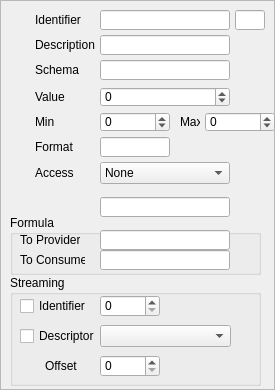
<?xml version="1.0" encoding="UTF-8"?>
<ui version="4.0">
 <class>IntegerView</class>
 <widget class="QFrame" name="IntegerView">
  <property name="geometry">
   <rect>
    <x>0</x>
    <y>0</y>
    <width>275</width>
    <height>390</height>
   </rect>
  </property>
  <property name="sizePolicy">
   <sizepolicy hsizetype="Fixed" vsizetype="Fixed">
    <horstretch>0</horstretch>
    <verstretch>0</verstretch>
   </sizepolicy>
  </property>
  <property name="windowTitle">
   <string>Frame</string>
  </property>
  <property name="frameShape">
   <enum>QFrame::StyledPanel</enum>
  </property>
  <property name="frameShadow">
   <enum>QFrame::Raised</enum>
  </property>
  <widget class="QLabel" name="label_6">
   <property name="geometry">
    <rect>
     <x>35</x>
     <y>87</y>
     <width>60</width>
     <height>20</height>
    </rect>
   </property>
   <property name="text">
    <string>Value</string>
   </property>
  </widget>
  <widget class="QLineEdit" name="descriptionText">
   <property name="geometry">
    <rect>
     <x>100</x>
     <y>35</y>
     <width>130</width>
     <height>20</height>
    </rect>
   </property>
   <property name="readOnly">
    <bool>false</bool>
   </property>
  </widget>
  <widget class="QLineEdit" name="numberText">
   <property name="geometry">
    <rect>
     <x>235</x>
     <y>10</y>
     <width>30</width>
     <height>20</height>
    </rect>
   </property>
   <property name="readOnly">
    <bool>true</bool>
   </property>
  </widget>
  <widget class="QSpinBox" name="valueBox">
   <property name="geometry">
    <rect>
     <x>100</x>
     <y>87</y>
     <width>130</width>
     <height>20</height>
    </rect>
   </property>
   <property name="minimum">
    <number>-10000</number>
   </property>
   <property name="maximum">
    <number>10000</number>
   </property>
  </widget>
  <widget class="QLabel" name="label">
   <property name="geometry">
    <rect>
     <x>35</x>
     <y>10</y>
     <width>60</width>
     <height>20</height>
    </rect>
   </property>
   <property name="text">
    <string>Identifier</string>
   </property>
  </widget>
  <widget class="QLineEdit" name="identifierText">
   <property name="geometry">
    <rect>
     <x>100</x>
     <y>10</y>
     <width>130</width>
     <height>20</height>
    </rect>
   </property>
   <property name="readOnly">
    <bool>true</bool>
   </property>
  </widget>
  <widget class="QLabel" name="label_2">
   <property name="geometry">
    <rect>
     <x>35</x>
     <y>35</y>
     <width>60</width>
     <height>20</height>
    </rect>
   </property>
   <property name="text">
    <string>Description</string>
   </property>
  </widget>
  <widget class="QSpinBox" name="minBox">
   <property name="geometry">
    <rect>
     <x>100</x>
     <y>112</y>
     <width>70</width>
     <height>20</height>
    </rect>
   </property>
   <property name="minimum">
    <number>-10000</number>
   </property>
   <property name="maximum">
    <number>10000</number>
   </property>
  </widget>
  <widget class="QSpinBox" name="maxBox">
   <property name="geometry">
    <rect>
     <x>205</x>
     <y>112</y>
     <width>70</width>
     <height>20</height>
    </rect>
   </property>
   <property name="minimum">
    <number>-10000</number>
   </property>
   <property name="maximum">
    <number>10000</number>
   </property>
  </widget>
  <widget class="QLineEdit" name="formatText">
   <property name="geometry">
    <rect>
     <x>100</x>
     <y>137</y>
     <width>70</width>
     <height>20</height>
    </rect>
   </property>
   <property name="readOnly">
    <bool>false</bool>
   </property>
  </widget>
  <widget class="QLabel" name="label_5">
   <property name="geometry">
    <rect>
     <x>180</x>
     <y>112</y>
     <width>20</width>
     <height>20</height>
    </rect>
   </property>
   <property name="text">
    <string>Max</string>
   </property>
  </widget>
  <widget class="QLabel" name="label_7">
   <property name="geometry">
    <rect>
     <x>35</x>
     <y>137</y>
     <width>60</width>
     <height>20</height>
    </rect>
   </property>
   <property name="text">
    <string>Format</string>
   </property>
  </widget>
  <widget class="QLabel" name="label_4">
   <property name="geometry">
    <rect>
     <x>35</x>
     <y>112</y>
     <width>60</width>
     <height>20</height>
    </rect>
   </property>
   <property name="text">
    <string>Min</string>
   </property>
  </widget>
  <widget class="QLabel" name="label_3">
   <property name="geometry">
    <rect>
     <x>10</x>
     <y>10</y>
     <width>16</width>
     <height>16</height>
    </rect>
   </property>
   <property name="text">
    <string/>
   </property>
   <property name="pixmap">
    <pixmap resource="TinyEmberPlus.qrc">:/image/resources/ui-tooltip--exclamation.png</pixmap>
   </property>
  </widget>
  <widget class="QLabel" name="label_8">
   <property name="geometry">
    <rect>
     <x>10</x>
     <y>35</y>
     <width>16</width>
     <height>16</height>
    </rect>
   </property>
   <property name="text">
    <string/>
   </property>
   <property name="pixmap">
    <pixmap resource="TinyEmberPlus.qrc">:/image/resources/ui-tooltip-balloon-bottom.png</pixmap>
   </property>
  </widget>
  <widget class="QLabel" name="label_9">
   <property name="geometry">
    <rect>
     <x>10</x>
     <y>87</y>
     <width>16</width>
     <height>16</height>
    </rect>
   </property>
   <property name="text">
    <string/>
   </property>
   <property name="pixmap">
    <pixmap resource="TinyEmberPlus.qrc">:/image/resources/ui-text-field-format.png</pixmap>
   </property>
  </widget>
  <widget class="QLabel" name="label_10">
   <property name="geometry">
    <rect>
     <x>10</x>
     <y>112</y>
     <width>16</width>
     <height>20</height>
    </rect>
   </property>
   <property name="text">
    <string/>
   </property>
   <property name="pixmap">
    <pixmap resource="TinyEmberPlus.qrc">:/image/resources/ui-ruler.png</pixmap>
   </property>
  </widget>
  <widget class="QLabel" name="label_11">
   <property name="geometry">
    <rect>
     <x>10</x>
     <y>137</y>
     <width>16</width>
     <height>20</height>
    </rect>
   </property>
   <property name="text">
    <string/>
   </property>
   <property name="pixmap">
    <pixmap resource="TinyEmberPlus.qrc">:/image/resources/ui-tooltip--pencil.png</pixmap>
   </property>
  </widget>
  <widget class="QLabel" name="label_12">
   <property name="geometry">
    <rect>
     <x>10</x>
     <y>162</y>
     <width>16</width>
     <height>20</height>
    </rect>
   </property>
   <property name="text">
    <string/>
   </property>
   <property name="pixmap">
    <pixmap resource="TinyEmberPlus.qrc">:/image/resources/lock--pencil.png</pixmap>
   </property>
  </widget>
  <widget class="QLabel" name="label_13">
   <property name="geometry">
    <rect>
     <x>35</x>
     <y>162</y>
     <width>60</width>
     <height>22</height>
    </rect>
   </property>
   <property name="text">
    <string>Access</string>
   </property>
  </widget>
  <widget class="QComboBox" name="accessBox">
   <property name="geometry">
    <rect>
     <x>100</x>
     <y>162</y>
     <width>130</width>
     <height>22</height>
    </rect>
   </property>
   <item>
    <property name="text">
     <string>None</string>
    </property>
    <property name="icon">
     <iconset resource="TinyEmberPlus.qrc">
      <normaloff>:/image/resources/lock.png</normaloff>:/image/resources/lock.png</iconset>
    </property>
   </item>
   <item>
    <property name="text">
     <string>Read</string>
    </property>
    <property name="icon">
     <iconset resource="TinyEmberPlus.qrc">
      <normaloff>:/image/resources/lock--arrow.png</normaloff>:/image/resources/lock--arrow.png</iconset>
    </property>
   </item>
   <item>
    <property name="text">
     <string>Write</string>
    </property>
    <property name="icon">
     <iconset resource="TinyEmberPlus.qrc">
      <normaloff>:/image/resources/lock--pencil.png</normaloff>:/image/resources/lock--pencil.png</iconset>
    </property>
   </item>
   <item>
    <property name="text">
     <string>Read | Write</string>
    </property>
    <property name="icon">
     <iconset resource="TinyEmberPlus.qrc">
      <normaloff>:/image/resources/lock-unlock.png</normaloff>:/image/resources/lock-unlock.png</iconset>
    </property>
   </item>
  </widget>
  <widget class="QGroupBox" name="streamingGroupBox">
   <property name="geometry">
    <rect>
     <x>10</x>
     <y>275</y>
     <width>251</width>
     <height>111</height>
    </rect>
   </property>
   <property name="title">
    <string>Streaming</string>
   </property>
   <widget class="QCheckBox" name="checkUseStreamIdentifier">
    <property name="geometry">
     <rect>
      <x>10</x>
      <y>20</y>
      <width>80</width>
      <height>22</height>
     </rect>
    </property>
    <property name="text">
     <string>Identifier</string>
    </property>
   </widget>
   <widget class="QSpinBox" name="streamIdentifierBox">
    <property name="geometry">
     <rect>
      <x>90</x>
      <y>20</y>
      <width>60</width>
      <height>22</height>
     </rect>
    </property>
   </widget>
   <widget class="QComboBox" name="streamFormatBox">
    <property name="geometry">
     <rect>
      <x>90</x>
      <y>50</y>
      <width>131</width>
      <height>22</height>
     </rect>
    </property>
   </widget>
   <widget class="QSpinBox" name="streamOffsetBox">
    <property name="geometry">
     <rect>
      <x>90</x>
      <y>80</y>
      <width>60</width>
      <height>22</height>
     </rect>
    </property>
   </widget>
   <widget class="QCheckBox" name="checkUseStreamDescriptor">
    <property name="geometry">
     <rect>
      <x>10</x>
      <y>50</y>
      <width>80</width>
      <height>22</height>
     </rect>
    </property>
    <property name="text">
     <string>Descriptor</string>
    </property>
   </widget>
   <widget class="QLabel" name="label_14">
    <property name="geometry">
     <rect>
      <x>35</x>
      <y>80</y>
      <width>46</width>
      <height>22</height>
     </rect>
    </property>
    <property name="text">
     <string>Offset</string>
    </property>
   </widget>
  </widget>
  <widget class="QLineEdit" name="displayValueText">
   <property name="geometry">
    <rect>
     <x>100</x>
     <y>197</y>
     <width>130</width>
     <height>20</height>
    </rect>
   </property>
   <property name="readOnly">
    <bool>true</bool>
   </property>
  </widget>
  <widget class="QGroupBox" name="groupBox">
   <property name="geometry">
    <rect>
     <x>10</x>
     <y>215</y>
     <width>251</width>
     <height>60</height>
    </rect>
   </property>
   <property name="title">
    <string>Formula</string>
   </property>
   <widget class="QLabel" name="label_16">
    <property name="geometry">
     <rect>
      <x>10</x>
      <y>35</y>
      <width>65</width>
      <height>20</height>
     </rect>
    </property>
    <property name="toolTip">
     <string>Transform a device value into a display value</string>
    </property>
    <property name="text">
     <string>To Consumer</string>
    </property>
   </widget>
   <widget class="QLabel" name="label_15">
    <property name="geometry">
     <rect>
      <x>10</x>
      <y>15</y>
      <width>60</width>
      <height>20</height>
     </rect>
    </property>
    <property name="toolTip">
     <string>Transforms a display value into a device value</string>
    </property>
    <property name="text">
     <string>To Provider</string>
    </property>
   </widget>
   <widget class="QLineEdit" name="toConsumerTermText">
    <property name="geometry">
     <rect>
      <x>90</x>
      <y>35</y>
      <width>130</width>
      <height>20</height>
     </rect>
    </property>
    <property name="readOnly">
     <bool>false</bool>
    </property>
   </widget>
   <widget class="QLineEdit" name="toProviderTermText">
    <property name="geometry">
     <rect>
      <x>90</x>
      <y>15</y>
      <width>130</width>
      <height>20</height>
     </rect>
    </property>
    <property name="readOnly">
     <bool>false</bool>
    </property>
   </widget>
  </widget>
  <widget class="QLineEdit" name="schemaText">
   <property name="geometry">
    <rect>
     <x>100</x>
     <y>60</y>
     <width>130</width>
     <height>20</height>
    </rect>
   </property>
   <property name="readOnly">
    <bool>false</bool>
   </property>
  </widget>
  <widget class="QLabel" name="label_17">
   <property name="geometry">
    <rect>
     <x>35</x>
     <y>60</y>
     <width>60</width>
     <height>20</height>
    </rect>
   </property>
   <property name="text">
    <string>Schema</string>
   </property>
  </widget>
 </widget>
 <resources>
  <include location="MainWindow.qrc"/>
  <include location="TinyEmberPlus.qrc"/>
 </resources>
 <connections>
  <connection>
   <sender>descriptionText</sender>
   <signal>editingFinished()</signal>
   <receiver>IntegerView</receiver>
   <slot>updateDescription()</slot>
   <hints>
    <hint type="sourcelabel">
     <x>136</x>
     <y>49</y>
    </hint>
    <hint type="destinationlabel">
     <x>124</x>
     <y>74</y>
    </hint>
   </hints>
  </connection>
  <connection>
   <sender>formatText</sender>
   <signal>editingFinished()</signal>
   <receiver>IntegerView</receiver>
   <slot>updateFormat()</slot>
   <hints>
    <hint type="sourcelabel">
     <x>104</x>
     <y>134</y>
    </hint>
    <hint type="destinationlabel">
     <x>124</x>
     <y>74</y>
    </hint>
   </hints>
  </connection>
  <connection>
   <sender>maxBox</sender>
   <signal>editingFinished()</signal>
   <receiver>IntegerView</receiver>
   <slot>updateMax()</slot>
   <hints>
    <hint type="sourcelabel">
     <x>204</x>
     <y>109</y>
    </hint>
    <hint type="destinationlabel">
     <x>124</x>
     <y>74</y>
    </hint>
   </hints>
  </connection>
  <connection>
   <sender>minBox</sender>
   <signal>editingFinished()</signal>
   <receiver>IntegerView</receiver>
   <slot>updateMin()</slot>
   <hints>
    <hint type="sourcelabel">
     <x>104</x>
     <y>109</y>
    </hint>
    <hint type="destinationlabel">
     <x>124</x>
     <y>74</y>
    </hint>
   </hints>
  </connection>
  <connection>
   <sender>valueBox</sender>
   <signal>editingFinished()</signal>
   <receiver>IntegerView</receiver>
   <slot>updateValue()</slot>
   <hints>
    <hint type="sourcelabel">
     <x>136</x>
     <y>74</y>
    </hint>
    <hint type="destinationlabel">
     <x>124</x>
     <y>74</y>
    </hint>
   </hints>
  </connection>
  <connection>
   <sender>accessBox</sender>
   <signal>currentIndexChanged(int)</signal>
   <receiver>IntegerView</receiver>
   <slot>updateAccess(int)</slot>
   <hints>
    <hint type="sourcelabel">
     <x>149</x>
     <y>160</y>
    </hint>
    <hint type="destinationlabel">
     <x>137</x>
     <y>87</y>
    </hint>
   </hints>
  </connection>
  <connection>
   <sender>checkUseStreamIdentifier</sender>
   <signal>toggled(bool)</signal>
   <receiver>IntegerView</receiver>
   <slot>updateStreamIdentifierState(bool)</slot>
   <hints>
    <hint type="sourcelabel">
     <x>59</x>
     <y>200</y>
    </hint>
    <hint type="destinationlabel">
     <x>137</x>
     <y>149</y>
    </hint>
   </hints>
  </connection>
  <connection>
   <sender>checkUseStreamDescriptor</sender>
   <signal>toggled(bool)</signal>
   <receiver>IntegerView</receiver>
   <slot>updateStreamDescriptorState(bool)</slot>
   <hints>
    <hint type="sourcelabel">
     <x>59</x>
     <y>230</y>
    </hint>
    <hint type="destinationlabel">
     <x>137</x>
     <y>149</y>
    </hint>
   </hints>
  </connection>
  <connection>
   <sender>streamIdentifierBox</sender>
   <signal>editingFinished()</signal>
   <receiver>IntegerView</receiver>
   <slot>updateStreamIdentifier()</slot>
   <hints>
    <hint type="sourcelabel">
     <x>129</x>
     <y>200</y>
    </hint>
    <hint type="destinationlabel">
     <x>137</x>
     <y>149</y>
    </hint>
   </hints>
  </connection>
  <connection>
   <sender>streamFormatBox</sender>
   <signal>currentIndexChanged(int)</signal>
   <receiver>IntegerView</receiver>
   <slot>updateStreamFormat(int)</slot>
   <hints>
    <hint type="sourcelabel">
     <x>165</x>
     <y>230</y>
    </hint>
    <hint type="destinationlabel">
     <x>137</x>
     <y>149</y>
    </hint>
   </hints>
  </connection>
  <connection>
   <sender>streamOffsetBox</sender>
   <signal>editingFinished()</signal>
   <receiver>IntegerView</receiver>
   <slot>updateStreamOffset()</slot>
   <hints>
    <hint type="sourcelabel">
     <x>129</x>
     <y>260</y>
    </hint>
    <hint type="destinationlabel">
     <x>137</x>
     <y>149</y>
    </hint>
   </hints>
  </connection>
  <connection>
   <sender>toConsumerTermText</sender>
   <signal>editingFinished()</signal>
   <receiver>IntegerView</receiver>
   <slot>updateRxTerm()</slot>
   <hints>
    <hint type="sourcelabel">
     <x>164</x>
     <y>169</y>
    </hint>
    <hint type="destinationlabel">
     <x>137</x>
     <y>194</y>
    </hint>
   </hints>
  </connection>
  <connection>
   <sender>toProviderTermText</sender>
   <signal>editingFinished()</signal>
   <receiver>IntegerView</receiver>
   <slot>updateTxTerm()</slot>
   <hints>
    <hint type="sourcelabel">
     <x>164</x>
     <y>144</y>
    </hint>
    <hint type="destinationlabel">
     <x>137</x>
     <y>194</y>
    </hint>
   </hints>
  </connection>
  <connection>
   <sender>schemaText</sender>
   <signal>editingFinished()</signal>
   <receiver>IntegerView</receiver>
   <slot>updateSchema()</slot>
   <hints>
    <hint type="sourcelabel">
     <x>164</x>
     <y>69</y>
    </hint>
    <hint type="destinationlabel">
     <x>137</x>
     <y>194</y>
    </hint>
   </hints>
  </connection>
 </connections>
 <slots>
  <slot>updateUi()</slot>
  <slot>updateDescription()</slot>
  <slot>updateValue()</slot>
  <slot>updateMin()</slot>
  <slot>updateMax()</slot>
  <slot>updateFormat()</slot>
  <slot>updateAccess(int)</slot>
  <slot>updateStreamIdentifierState(bool)</slot>
  <slot>updateStreamDescriptorState(bool)</slot>
  <slot>updateStreamIdentifier()</slot>
  <slot>updateStreamFormat(int)</slot>
  <slot>updateStreamOffset()</slot>
  <slot>updateTxTerm()</slot>
  <slot>updateRxTerm()</slot>
  <slot>updateSchema()</slot>
 </slots>
</ui>
